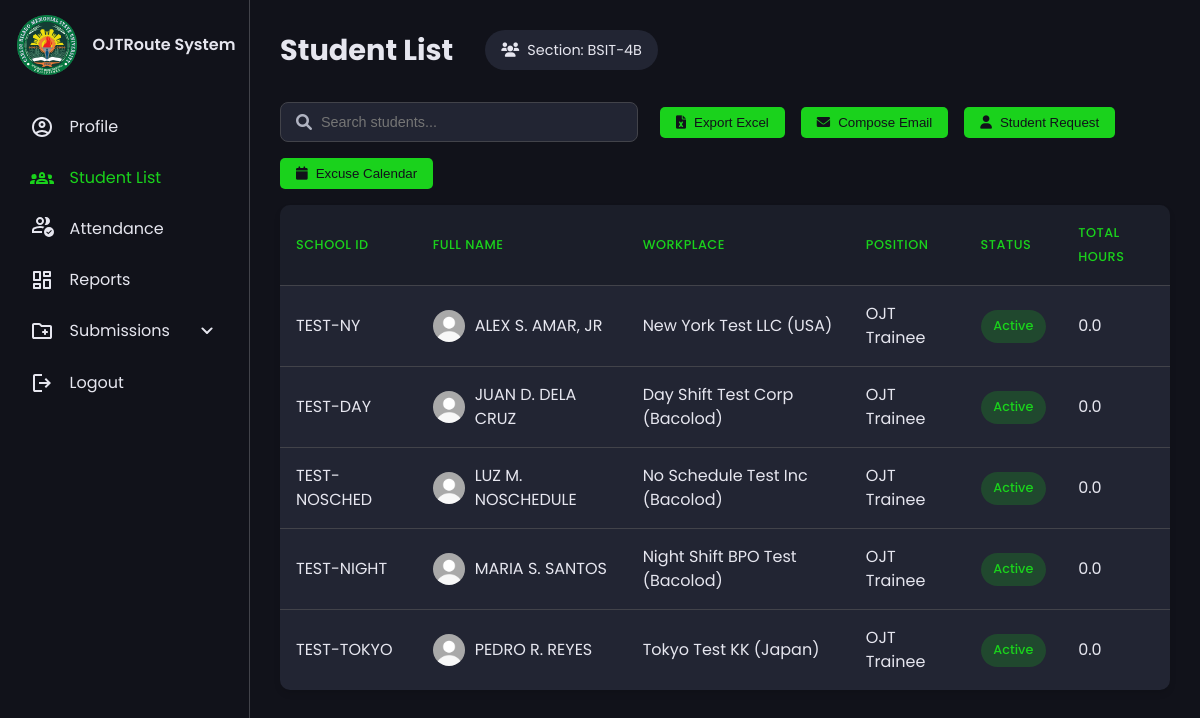
Page /instructor/student_list.php (signed in) on the committed database.
### tables this page shows
CREATE TABLE `sections` (
  `id` int(11) unsigned NOT NULL AUTO_INCREMENT,
  `section_code` varchar(10) NOT NULL COMMENT 'Short code like "4A", "4B", "4C"',
  `section_name` varchar(50) NOT NULL COMMENT 'Full name like "BSIT-4A", "BSIT-4B"',
  `department` varchar(100) NOT NULL COMMENT 'College of Computer Studies, College of Education, etc.',
  `instructor_id` int(11) unsigned DEFAULT NULL COMMENT 'Assigned instructor/supervisor (FK to instructors)',
  `year` varchar(10) NOT NULL COMMENT 'Academic year e.g., "2025"',
  `is_active` tinyint(1) NOT NULL DEFAULT 1 COMMENT 'Whether this section is currently active',
  `created_at` timestamp NOT NULL DEFAULT current_timestamp(),
  `updated_at` timestamp NOT NULL DEFAULT current_timestamp() ON UPDATE current_timestamp(),
  PRIMARY KEY (`id`),
  UNIQUE KEY `unique_section` (`section_code`,`department`,`year`),
  KEY `idx_department` (`department`),
  KEY `idx_year` (`year`),
  KEY `idx_is_active` (`is_active`),
  KEY `idx_sections_instructor` (`instructor_id`),
  CONSTRAINT `fk_sections_instructor` FOREIGN KEY (`instructor_id`) REFERENCES `instructors` (`id`) ON DELETE SET NULL ON UPDATE CASCADE
);

CREATE TABLE `users` (
  `id` int(11) unsigned NOT NULL AUTO_INCREMENT,
  `school_id` varchar(20) NOT NULL COMMENT 'School/Employee ID used in CSV & listings',
  `full_name` varchar(100) NOT NULL,
  `email` varchar(100) NOT NULL,
  `password_hash` varchar(255) NOT NULL COMMENT 'Hashed password (bcrypt/argon2)',
  `role` enum('admin','student','instructor') NOT NULL,
  `gender` enum('male','female','non-binary') DEFAULT NULL,
  `section_id` int(11) unsigned DEFAULT NULL COMMENT 'FK to sections - only for students',
  `contact` varchar(20) DEFAULT NULL COMMENT 'Contact number',
  `facebook_name` varchar(100) DEFAULT NULL COMMENT 'Facebook name/username',
  `year` varchar(10) DEFAULT NULL COMMENT 'Academic year',
  `profile_pic_path` varchar(255) DEFAULT NULL COMMENT 'Path to profile picture',
  `is_archived` tinyint(1) NOT NULL DEFAULT 0 COMMENT 'For archive-by-year feature',
  `archived_at` timestamp NULL DEFAULT NULL,
  `created_at` timestamp NOT NULL DEFAULT current_timestamp(),
  `updated_at` timestamp NOT NULL DEFAULT current_timestamp() ON UPDATE current_timestamp(),
  PRIMARY KEY (`id`),
  UNIQUE KEY `unique_school_id` (`school_id`),
  UNIQUE KEY `unique_email` (`email`),
  KEY `idx_role` (`role`),
  KEY `idx_section_id` (`section_id`),
  KEY `idx_year` (`year`),
  KEY `idx_is_archived` (`is_archived`),
  KEY `idx_users_section_role` (`section_id`,`role`,`is_archived`),
  CONSTRAINT `fk_users_section` FOREIGN KEY (`section_id`) REFERENCES `sections` (`id`) ON DELETE SET NULL ON UPDATE CASCADE
);

CREATE TABLE `student_workplaces` (
  `id` int(11) unsigned NOT NULL AUTO_INCREMENT,
  `student_id` int(11) unsigned NOT NULL COMMENT 'FK to students',
  `company_name` varchar(200) NOT NULL,
  `company_head` varchar(100) DEFAULT NULL COMMENT 'Company head/supervisor name',
  `company_address` varchar(255) NOT NULL,
  `position_title` varchar(100) DEFAULT NULL COMMENT 'Student role (e.g., Software Development Intern)',
  `workplace_latitude` decimal(10,8) NOT NULL COMMENT 'GPS latitude for radius verification',
  `workplace_longitude` decimal(11,8) NOT NULL COMMENT 'GPS longitude for radius verification',
  `start_date` date NOT NULL,
  `end_date` date DEFAULT NULL COMMENT 'Nullable if currently active',
  `is_active` tinyint(1) NOT NULL DEFAULT 1 COMMENT 'Active placement flag',
  `created_at` timestamp NOT NULL DEFAULT current_timestamp(),
  `updated_at` timestamp NOT NULL DEFAULT current_timestamp() ON UPDATE current_timestamp(),
  `supervisor_position` varchar(255) NOT NULL,
  `head_trainee` varchar(255) NOT NULL,
  `head_trainee_position` varchar(255) NOT NULL,
  `head_trainee_contact` varchar(255) NOT NULL,
  `head_trainee_email` varchar(255) NOT NULL,
  `schedule_start_time` time DEFAULT NULL COMMENT 'Shift start (workplace local time)',
  `schedule_end_time` time DEFAULT NULL COMMENT 'Shift end; earlier than start = night shift ending next day',
  `break_start_time` time DEFAULT NULL COMMENT 'Unpaid break start (workplace local time); NULL = no break',
  `break_minutes` smallint(5) unsigned NOT NULL DEFAULT 0 COMMENT 'Unpaid break length in minutes',
  `timezone` varchar(64) NOT NULL DEFAULT 'Asia/Manila' COMMENT 'IANA timezone of the workplace, e.g. Asia/Manila, Asia/Tokyo',
  PRIMARY KEY (`id`),
  KEY `idx_student_id` (`student_id`),
  KEY `idx_is_active` (`is_active`),
  KEY `idx_start_date` (`start_date`),
  KEY `idx_student_workplaces_student_active` (`student_id`,`is_active`),
  CONSTRAINT `fk_workplaces_student` FOREIGN KEY (`student_id`) REFERENCES `students` (`id`) ON DELETE CASCADE ON UPDATE CASCADE
);

### config/env.php (called while the page is built, shortened)
<?php
if (!function_exists('env')) {
    function env($key, $default = null)
    {
        static $loaded = false;
        if (!$loaded) {
            $loaded = true;
        }
        $value = getenv($key);
        return $value === false ? $default : $value;
    }
}

### config/database.php (called while the page is built, shortened)
<?php
require_once __DIR__ . '/env.php';
return [
    'host' => env('DB_HOST', 'localhost'),
    'dbname' => env('DB_NAME', 'ojt_db'),
    'username' => env('DB_USER', 'root'),
    'password' => env('DB_PASS', ''),
    'charset' => 'utf8mb4',
    'options' => [
        PDO::ATTR_ERRMODE => PDO::ERRMODE_EXCEPTION,
        PDO::ATTR_DEFAULT_FETCH_MODE => PDO::FETCH_ASSOC,
        PDO::ATTR_EMULATE_PREPARES => false,
        PDO::MYSQL_ATTR_INIT_COMMAND => "SET time_zone = '+08:00'",
    ]
];

### app/services/InstructorService.php (called while the page is built, shortened)
<?php
class InstructorService
{
    private $db;
    private function connect()
    {
        try {
            $config = require __DIR__ . '/../../config/database.php';
            $dsn = "mysql:host={$config['host']};dbname={$config['dbname']};charset={$config['charset']}";
            $this->db = new \PDO($dsn, $config['username'], $config['password'], [
                \PDO::ATTR_ERRMODE => \PDO::ERRMODE_EXCEPTION,
                \PDO::ATTR_DEFAULT_FETCH_MODE => \PDO::FETCH_ASSOC,
                \PDO::ATTR_EMULATE_PREPARES => false,
            ]);
        } catch (\PDOException $e) {
            error_log('Database connection error: ' . $e->getMessage());
            throw new \Exception('Database connection failed');
        }
    }
    public function getInstructorId($userID)
    {
        try {
            $stmt = $this->db->prepare("
                SELECT id
                FROM instructors
                WHERE user_id = :user_id
            ");
            $stmt->execute([':user_id' => $userID]);
            $result = $stmt->fetch();
            return $result ? $result['id'] : null;
        } catch (\PDOException $e) {
            error_log('Get instructor ID error: ' . $e->getMessage());
            return null;
        }
    }
    public function getInstructorSections($instructorId)
    {
        try {
            $stmt = $this->db->prepare("
                SELECT
                    id,
                    section_code,
                    section_name,
                    department,
                    year,
                    is_active
                FROM sections
                WHERE instructor_id = :instructor_id
                AND is_active = 1
                ORDER BY section_code ASC
            ");
            $stmt->execute([':instructor_id' => $instructorId]);
            return $stmt->fetchAll();
        } catch (\PDOException $e) {
            error_log('Get instructor sections error: ' . $e->getMessage());
            return [];
        }
    }
    public function getInstructorStudents($instructorId)
    {
        try {
            $stmt = $this->db->prepare("
                SELECT
                    u.id,
                    u.school_id,
                    u.full_name,
                    u.email,
                    u.contact,
                    u.profile_pic_path,
                    s.section_code,
                    s.section_name,
                    s.department,
                    sw.company_name,
                    sw.company_address,
                    sw.company_head,
                    sw.position_title,
                    sw.is_active as workplace_active,
                    COALESCE(os.hours_completed, 0) as total_hours,
                    COALESCE(students.target_ojt_hours, 600) as target_hours,
                    os.last_updated as hours_last_updated,
                    os.manual_adjustment_hours,
                    os.adjustment_reason,
                    students.id as student_db_id
                FROM users u
                INNER JOIN sections s ON u.section_id = s.id
                LEFT JOIN students ON u.id = students.user_id
                LEFT JOIN student_workplaces sw ON students.id = sw.student_id AND sw.is_active = 1
                LEFT JOIN ojt_summaries os ON students.id = os.student_id
                WHERE s.instructor_id = :instructor_id
                AND u.role = 'student'
                AND u.is_archived = 0
                ORDER BY s.section_code ASC, u.full_name ASC
            ");
            $stmt->execute([':instructor_id' => $instructorId]);
            $students = $stmt->fetchAll();
            foreach ($students as &$student) {
                $student['status'] = $student['workplace_active'] ? 'active' : 'inactive';
            }
            return $students;
        } catch (\PDOException $e) {
            error_log('Get instructor students error: ' . $e->getMessage());
            return [];
        }
    }
}

### app/middleware/requireInstructor.php (called while the page is built, shortened)
<?php
$instructor_user_id = $_SESSION['user_id'] ?? null;

### public/instructor/student_list.php (the view, shortened to what this page needs)
<?php
require_once __DIR__ . '/../../app/middleware/requireInstructor.php';
require_once __DIR__ . '/../../app/services/InstructorService.php';
$instructorService = new \App\Services\InstructorService();
$instructor_id = $instructorService->getInstructorId($instructor_user_id);
$sections = $instructorService->getInstructorSections($instructor_id);
$all_students = $instructorService->getInstructorStudents($instructor_id);
$search_term = isset($_GET['search']) ? trim($_GET['search']) : '';
$students_per_page = 10;
$total_students = count($all_students);
$total_pages = max(1, ceil($total_students / $students_per_page));
$page = isset($_GET['page']) ? max(1, min(intval($_GET['page']), $total_pages)) : 1;
$offset = ($page - 1) * $students_per_page;
$students = array_slice($all_students, $offset, $students_per_page);
?>
<!DOCTYPE html>
<html lang="en">
<head>
    <link rel="stylesheet" href="../css/instructor_style.css">
    <link rel="stylesheet" href="https://cdnjs.cloudflare.com/ajax/libs/font-awesome/6.0.0-beta3/css/all.min.css">
</head>
<body>
    <?php include 'instructor_nav.php'; ?>
    <main>
        <div class="header-section">
            <div style="display: flex; align-items: center; gap: 2rem;">
                <h1>Student List</h1>
                <?php if (!empty($sections)): ?>
                    <?php foreach ($sections as $section): ?>
                        <div class="section-info">
                            <i class="fas fa-users"></i>
                            <span>Section: <?php echo htmlspecialchars($section['section_name']); ?></span>
                        </div>
                    <?php endforeach; ?>
                <?php endif; ?>
            </div>
        </div>
        <div style="display: flex; gap: 1rem; align-items: center; flex-wrap: wrap; margin-bottom: 1rem;">
            <div class="search-container">
                <input type="text" id="searchStudent" placeholder="Search students..."
                    value="<?php echo htmlspecialchars($search_term); ?>">
                <i class="fas fa-search"></i>
            </div>
            <button class="export-btn" id="exportCSV" style="margin-left: 4rem;">
            </button>
            <button class="add-hours-btn" id="composeEmail">
                <i class="fas fa-envelope"></i> Compose Email
            </button>
            <button class="add-hours-btn" id="studentRequest">
                <i class="fas fa-user"></i> Student Request
            </button>
            <button class="add-hours-btn" id="excuseCalendar">
                <i class="fas fa-calendar"></i> Excuse Calendar
            </button>
        </div>
        <div class="table-container">
            <table>
                <thead>
                    <tr>
                        <th>School ID</th>
                        <th>Full Name</th>
                        <th>Workplace</th>
                        <th>Position</th>
                        <th>Status</th>
                        <th>Total Hours</th>
                    </tr>
                </thead>
                <tbody>
                    <?php if (!empty($students)): ?>
                        <?php foreach ($students as $student): ?>
                            <tr>
                                <td><?php echo htmlspecialchars($student['school_id']); ?></td>
                                <td>
                                    <a href="student_information.php?id=<?php echo $student['id']; ?>" class="student-link"
                                        style="color: inherit; text-decoration: none;">
                                        <div style="display: flex; align-items: center; gap: 10px;">
                                            <img src="<?php echo htmlspecialchars(!empty($student['profile_pic_path']) ? $student['profile_pic_path'] : '../../storage/images/default_profile.jpg'); ?>"
                                                style="width: 32px; height: 32px; border-radius: 50%; object-fit: cover;"
                                                alt="<?php echo htmlspecialchars($student['full_name']); ?>">
                                            <span
                                                class="student-name-text"><?php echo htmlspecialchars($student['full_name']); ?></span>
                                        </div>
                                    </a>
                                </td>
                                <td><?php echo htmlspecialchars($student['company_name'] ?: 'Not assigned'); ?></td>
                                <td><?php echo htmlspecialchars($student['position_title'] ?: 'N/A'); ?></td>
                                <td>
                                    <span class="status <?php echo $student['status']; ?>">
                                        <?php echo ucfirst($student['status']); ?>
                                    </span>
                                </td>
                                <td><?php echo number_format($student['total_hours'], 1); ?></td>
                            </tr>
                        <?php endforeach; ?>
                    <?php endif; ?>
                </tbody>
            </table>
        </div>
    </main>
</body>
</html>

### rows in the picture
sections: section_name "BSIT-4B"
users: school "TEST-NY", full_name "ALEX S. AMAR, JR", student_workplaces.company_name "New York Test LLC (USA)", student_workplaces.position_title "OJT Trainee", status "Active", total_hours "0.0"
users: school "TEST-DAY", full_name "JUAN D. DELA CRUZ", student_workplaces.company_name "Day Shift Test Corp (Bacolod)", student_workplaces.position_title "OJT Trainee", status "Active", total_hours "0.0"
users: school "TEST-NOSCHED", full_name "LUZ M. NOSCHEDULE", student_workplaces.company_name "No Schedule Test Inc (Bacolod)", student_workplaces.position_title "OJT Trainee", status "Active", total_hours "0.0"
users: school "TEST-NIGHT", full_name "MARIA S. SANTOS", student_workplaces.company_name "Night Shift BPO Test (Bacolod)", student_workplaces.position_title "OJT Trainee", status "Active", total_hours "0.0"
users: school "TEST-TOKYO", full_name "PEDRO R. REYES", student_workplaces.company_name "Tokyo Test KK (Japan)", student_workplaces.position_title "OJT Trainee", status "Active", total_hours "0.0"
